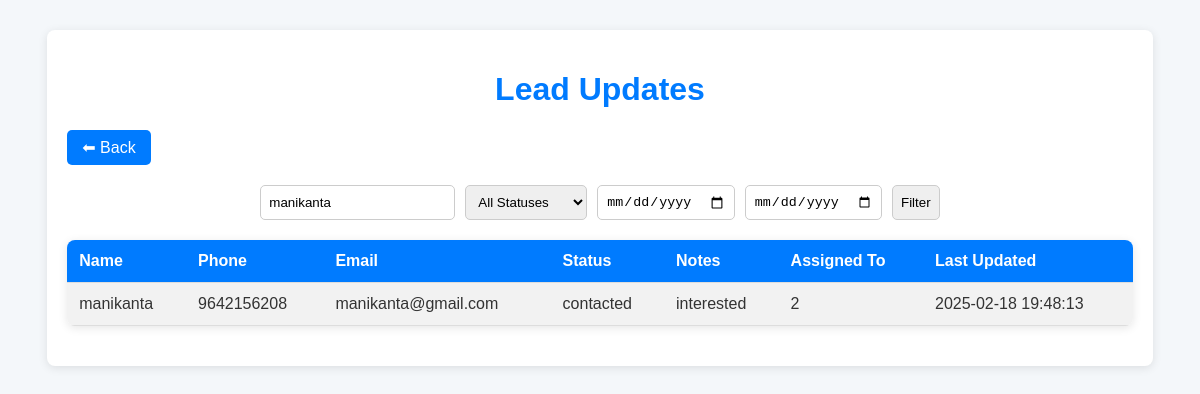
Screenshot of /lead_updates.php?name=manikanta with the database file from the repository.
### tables this page shows
CREATE TABLE `leads` (
  `id` int(11) NOT NULL,
  `name` varchar(100) NOT NULL,
  `phone` varchar(15) NOT NULL,
  `status` enum('new','contacted','converted','not interested') DEFAULT 'new',
  `notes` text DEFAULT NULL,
  `assigned_to` int(11) DEFAULT NULL,
  `email` varchar(255) DEFAULT NULL,
  `lead_name` varchar(255) DEFAULT NULL,
  `telecaller_id` int(11) DEFAULT NULL,
  `updated_at` timestamp NOT NULL DEFAULT current_timestamp() ON UPDATE current_timestamp()
);

### lead_updates.php (the view, shortened to what this page needs)
<?php
include('db_connection.php');
$name_filter = $_GET['name'] ?? '';
$start_date = $_GET['start_date'] ?? '';
$end_date = $_GET['end_date'] ?? '';
$query = "SELECT id, name, phone, email, status, notes, assigned_to, updated_at FROM leads WHERE 1";
if (!empty($name_filter)) {
    $query .= " AND name LIKE '%" . $conn->real_escape_string($name_filter) . "%'";
}
$query .= " ORDER BY updated_at DESC";
$leads = $conn->query($query);
?>
<!DOCTYPE html>
<html lang="en">
<head>
</head>
<body>
    <div class="container">
        <h1>Lead Updates</h1>
        <a href="javascript:history.back()" class="back-btn">⬅ Back</a>
        <form method="GET" class="filters">
            <input type="text" name="name" placeholder="Search by Name" value="<?= htmlspecialchars($name_filter) ?>">
            <select name="status">
                <option value="">All Statuses</option>
            </select>
            <input type="date" name="start_date" value="<?= htmlspecialchars($start_date) ?>">
            <input type="date" name="end_date" value="<?= htmlspecialchars($end_date) ?>">
            <button type="submit">Filter</button>
        </form>
        <table>
            <tr>
                <th>Name</th>
                <th>Phone</th>
                <th>Email</th>
                <th>Status</th>
                <th>Notes</th>
                <th>Assigned To</th>
                <th>Last Updated</th>
            </tr>
            <?php while ($lead = $leads->fetch_assoc()): ?>
                <tr>
                    <td><?= htmlspecialchars($lead['name']); ?></td>
                    <td><?= htmlspecialchars($lead['phone']); ?></td>
                    <td><?= htmlspecialchars($lead['email']); ?></td>
                    <td><?= htmlspecialchars($lead['status']); ?></td>
                    <td><?= htmlspecialchars($lead['notes']); ?></td>
                    <td><?= htmlspecialchars($lead['assigned_to'] ?? 'Unassigned'); ?></td>
                    <td><?= htmlspecialchars($lead['updated_at']); ?></td>
                </tr>
            <?php endwhile; ?>
        </table>
    </div>
</body>
</html>

### lead_updates.php (style rules this page uses)
body { font-family: Arial, sans-serif; background-color: #f4f7fa; color: #333; }
.container { width: 90%; margin: 30px auto; background-color: #fff; padding: 20px; border-radius: 8px; box-shadow: 0 2px 10px rgba(0, 0, 0, 0.1); }
h1 { text-align: center; color: #007bff; }
.filters { display: flex; gap: 10px; justify-content: center; margin-bottom: 20px; }
.filters input, .filters select, .filters button { padding: 8px; border: 1px solid #ccc; border-radius: 5px; }
table { width: 100%; border-collapse: collapse; margin: 20px 0; font-size: 1rem; border-radius: 8px; overflow: hidden; box-shadow: 0 2px 10px rgba(0, 0, 0, 0.1); }
table th, table td { padding: 12px; text-align: left; border-bottom: 1px solid #ddd; }
table th { background-color: #007bff; color: #fff; }
table tr:nth-child(even) { background-color: #f2f2f2; }
.back-btn { display: inline-block; margin-bottom: 20px; padding: 8px 15px; background: #007bff; color: white; text-decoration: none; border-radius: 5px; }

### rows the page displays
leads: name "manikanta", phone "9642156208", email "manikanta@gmail.com", status "contacted", notes "interested", assigned_to "2", updated_at "2025-02-18 19:48:13"
